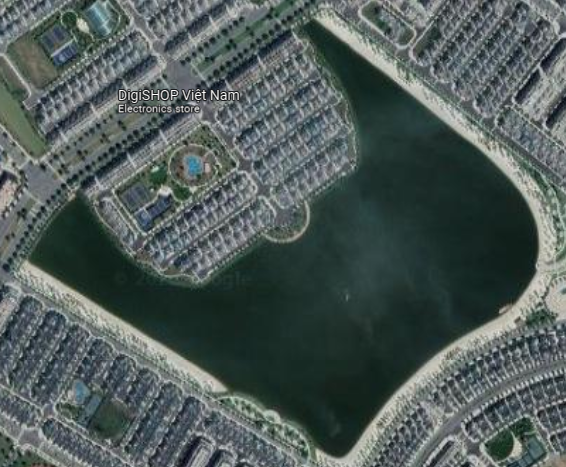
#> input picture img/lake/1.png, 566 x 467 px
$ jupyter execute --allow-errors mean_rgb_list_to_df.ipynb
#> lines starting #> are read from the running program, lines starting #| are printed output that depends on the picture
[cell 1]
import matplotlib.pyplot as plt
import numpy as np
import cv2
from sklearn.cluster import KMeans


class MyImage:
    def __init__(self, img_path):
#> called with img_path = './img/lake/1.png'
        self.img_path = img_path
        self.img = cv2.imread(img_path)
#> self.img is the input picture: shape (467, 566, 3); mean B, G, R 89, 91.3, 79.6
#| (467, 566, 3)
    def get_shape(self, img):
        return img.shape
    def show(self, img):
        img = cv2.cvtColor(img, cv2.COLOR_BGR2RGB)
        plt.imshow(img)
    def rbg_to_hex(arr):
        return "#{:02x}{:02x}{:02x}".format(int(arr[0]), int(arr[1]), int(arr[2]))
    def get_resized_img(self, img, new_height, new_width):
#> called with new_height = 100, new_width = 100
        resized_img = cv2.resize(img, (new_height, new_width), interpolation = cv2.INTER_AREA)
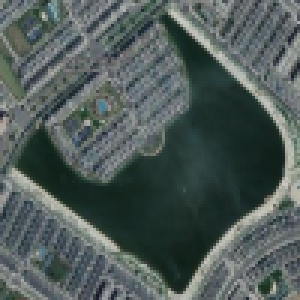
#> resized_img: shape (100, 100, 3) (shown 3 times larger); mean B, G, R 89, 91.3, 79.6
        self.resized_img = resized_img
        return resized_img
    def get_reshaped_img(self, img):
        reshaped_img = img.reshape(img.shape[0]*img.shape[1], 3)
        self.reshaped_img = reshaped_img
        return reshaped_img


class ColorDetection:
    def get_kmeans_clf(self, reshaped_img, number_of_colors=3):
        """reshaped_img must be of 2 dim"""
        clf = KMeans(n_clusters = number_of_colors)
        self.labels = clf.fit_predict(reshaped_img)
        return clf
    def get_best_number_of_neighbors(self, max_neighbors, reshaped_img):
#> called with max_neighbors = 10, reshaped_img = array of shape (10000, 3)
        inertia_list = []
        for i in range(1, max_neighbors+1):
            clf = KMeans(n_clusters=max_neighbors)
            clf.fit(reshaped_img)
            inertia_list.append(clf.inertia_)
#> after the loop, inertia_list = [902657, 909096.3, 897138.8, 905031.8, 909438.4, 899540.1, 899092.6, 896144.8, 893937.9, 894138.2]
        best_number_of_neighbors = inertia_list.index(min(inertia_list)) + 1
#> best_number_of_neighbors = 9
        return best_number_of_neighbors
    def get_best_kmeans_clf(self, reshaped_img, max_number_of_colors=10):
        """reshaped_img must be of 2 dim"""
        best_number_of_neighbors = self.get_best_number_of_neighbors(max_number_of_colors, reshaped_img)
#> best_number_of_neighbors = 9
        clf = KMeans(n_clusters=best_number_of_neighbors)
        self.labels = clf.fit_predict(reshaped_img)
#> self.labels = 10000 values, max 8 at index 0, min 0 at index 2, mean 4.36
        return clf
    def get_color_cluster_centers(self, clf):
        """clf = KMeans classifier"""
        cluster_centers = clf.cluster_centers_ # https://jakevdp.github.io/PythonDataScienceHandbook/05.11-k-means.html
        return cluster_centers
    def show_palette(self, rgb_arr_list):
        """rgb_arr_list = cluster_centers here"""
        scaled_colours = [[color / 255 for color in row] for row in rgb_arr_list]
        fig, ax = plt.subplots(figsize=(6, 6))
        ax.axis(xmin=0, xmax=len(scaled_colours))
        ax.tick_params(left=False, labelleft=False, bottom=False, labelbottom=False)
        for index, colour in enumerate(scaled_colours):
            ax.axvspan(index, index + 1, color=colour)
    # [44 lines left out: functions get_mean_center, image_to_rgb_mean, image_to_best_rgb_mean, image_to_rgb_list, not called in this run]


def image_to_rgb(MyImage, ColorDetection, img_path, number_of_colors=3, ret='list', palette=0, max_number_of_colors=10):
    if ret == 'list':
        mim = MyImage(img_path)
        print(mim.get_shape(mim.img))
        resized_img = mim.get_resized_img(mim.img, new_height=100, new_width=100)
        reshaped_img = mim.get_reshaped_img(resized_img)

        cd = ColorDetection()
        clf = cd.get_kmeans_clf(reshaped_img, number_of_colors=number_of_colors)
        cluster_centers = cd.get_color_cluster_centers(clf)
        if palette:
            cd.show_palette(cluster_centers)
        return cluster_centers
    if ret == 'mean':
        mim = MyImage(img_path)
        print(mim.get_shape(mim.img))
        resized_img = mim.get_resized_img(mim.img, new_height=100, new_width=100)
        reshaped_img = mim.get_reshaped_img(resized_img)

        cd = ColorDetection()
        clf = cd.get_kmeans_clf(reshaped_img, number_of_colors=number_of_colors)
        cluster_centers = cd.get_color_cluster_centers(clf)
        mean_center = sum(cluster_centers)/len(cluster_centers)
        if palette:
            cd.show_palette([mean_center])
        return mean_center
    if ret == 'best_mean':
        mim = MyImage(img_path)
        print(mim.get_shape(mim.img))
        resized_img = mim.get_resized_img(mim.img, new_height=100, new_width=100)
        reshaped_img = mim.get_reshaped_img(resized_img)

        cd = ColorDetection()
        clf = cd.get_best_kmeans_clf(reshaped_img, max_number_of_colors=max_number_of_colors)
        cluster_centers = cd.get_color_cluster_centers(clf)
#> cluster_centers = [[102.7, 103, 93.82], [52.11, 55.65, 37.81], [148.8, 152.9, 146.9], [171.7, 180.9, 178.4], [116.9, 116.9, 108.4], [71.35, 71.91, 59.09], [88.13, 87.86, 77.23], [35.43, 40.74, 23.3], [131.7, 132.5, 125.1]]
        mean_center = sum(cluster_centers)/len(cluster_centers)
#> mean_center = [102.1, 104.7, 94.45]
        if palette:
            cd.show_palette([mean_center])
#> in show_palette, `scaled_colours = [[color / 255 for color in row] for row in rgb_arr_li..`: scaled_colours = [[0.4, 0.411, 0.37]]
#> the loop in show_palette, `for index, colour in enumerate(scaled_colours):` made 1 pass
        return mean_center


""" Testing """
img_path = './img/lake/1.png'

# image_to_rgb(MyImage, ColorDetection, img_path, number_of_colors=5, ret='list', palette=1)
image_to_rgb(MyImage, ColorDetection, img_path, ret='best_mean', max_number_of_colors=10, palette=1)
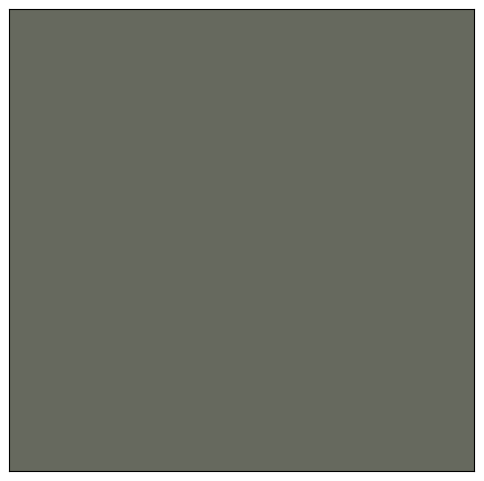
#> figure drawn by matplotlib, 1 panel

[cell 2]
""" Rename Image Files """
import os
import unidecode
def normalize_file_name(cwd):
#> called with cwd = './img/clipped/lake/'
    file_list = os.listdir(cwd)
    for i, file in enumerate(file_list):
        file_name = unidecode.unidecode(file)
        file_name = file_name.replace(' ', '_')
        file_name = file_name.replace('-', '')
        # print(file_name, file_list[i])
        os.rename(cwd + file_list[i], cwd + file_name)
normalize_file_name('./img/clipped/lake/')
#> (the call stopped at in normalize_file_name, `file_name = unidecode.unidecode(file)`: unidecode is not available in this run)
#> (the rest of this cell did not finish here and is left out)


[cell 3]
import glob
import unidecode
from pathlib import Path


""" Multiple Images To RGB list """
lake = '.\\img\\full\\lake\\*.png'
lakes = glob.glob(lake, recursive=False)
rgb_list = []
for l in lakes:
    try:
        rgb = image_to_rgb(MyImage, ColorDetection, img_path=str(Path(l)), number_of_colors=5, ret='mean', palette=0)
        rgb_list.append(rgb)
    except:
        print('error: ', l)
#> this loop made 1 pass
#> rgb on pass 1: [88.88, 76.43, 87.83]
#| (756, 663, 3)
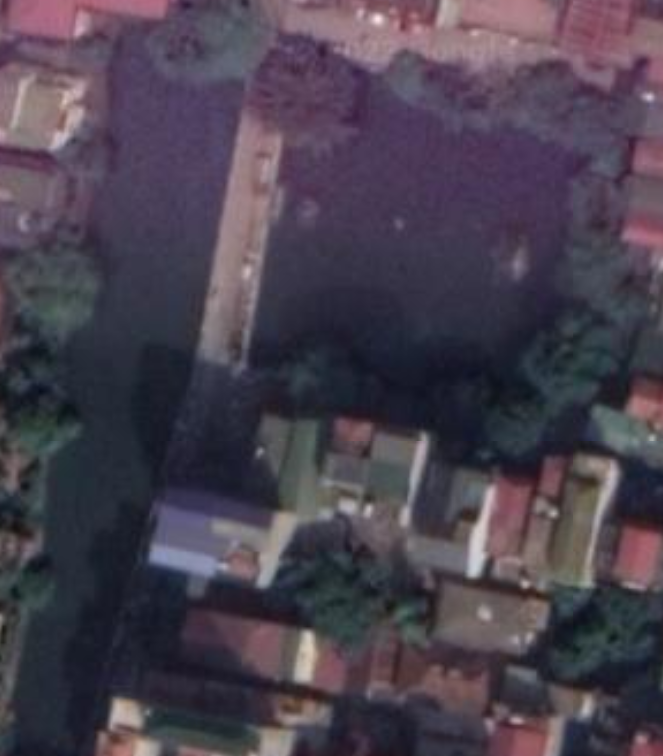
#> input picture img/full/lake/Ho_B52.png, 663 x 756 px
#> pass 1, in get_resized_img (call 2), `resized_img = cv2.resize(img, (new_height, new_width), interpolation =..`:
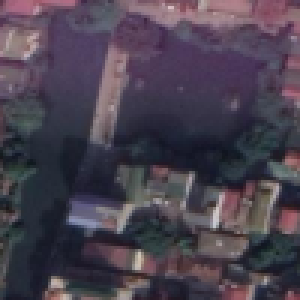
#> resized_img: shape (100, 100, 3) (shown 3 times larger); mean B, G, R 79.2, 65.6, 74
#> after the loop, rgb_list = [[88.88, 76.43, 87.83]]

[cell 4]
rgb_list[:5]
#> Out = [[88.88, 76.43, 87.83]]

[cell 5]
import pandas as pd

df = pd.DataFrame(rgb_list, columns=['r', 'g', 'b'])
#> df = table of 1 rows and 3 columns
df['label'] = 'lake'
df[['r', 'g', 'b']].astype(float)
df[['r', 'g', 'b']].round(2)
df[['label']].astype(str)
df.to_csv(r'./csv/full/lake.csv', index=False, header=True, encoding='utf-8-sig', sep=',', decimal='.')

[cell 6]
""" Multiple Images To RGB list """
regex = './img/full/river/*.png'
files = glob.glob(regex, recursive=False)
river_rgb_list = []
for f in files:
    try:
        rgb = image_to_rgb(MyImage, ColorDetection, img_path=f, number_of_colors=5, ret='mean', palette=0)
        river_rgb_list.append(rgb)
    except:
        print('error: ', f)
#> after the loop, river_rgb_list = []
print(river_rgb_list[:5])

def rgb_list_to_csv(label, rgb_list):
#> called with label = 'river'
    df = pd.DataFrame(rgb_list, columns=['r', 'g', 'b'])
#> df = table of 0 rows and 3 columns
    df['label'] = label
    df[['r', 'g', 'b']].astype(float)
    df[['r', 'g', 'b']].round(2)
    df[['label']].astype(str)
    df.to_csv(f'./csv/full/{label}.csv', index=False, header=True, encoding='utf-8-sig', sep=',', decimal='.')
rgb_list_to_csv(label='river', rgb_list=river_rgb_list)

[cell 7]
regex = './img/full/sea/*.png'
files = glob.glob(regex, recursive=False)
sea_rgb_list = []
for f in files:
    try:
        rgb = image_to_rgb(MyImage, ColorDetection, img_path=f, number_of_colors=5, ret='mean', palette=0)
        sea_rgb_list.append(rgb)
    except:
        print('error: ', f)
#> after the loop, sea_rgb_list = []
print(sea_rgb_list[:5])
rgb_list_to_csv(label='sea', rgb_list=sea_rgb_list)

[cell 8]
df1 = pd.read_csv(r"./csv/full/lake.csv", encoding="utf-8-sig", delimiter=',', thousands=r',', dtype=None, chunksize=None)
df2 = pd.read_csv(r"./csv/full/river.csv", encoding="utf-8-sig", delimiter=',', thousands=r',', dtype=None, chunksize=None)
df3 = pd.read_csv(r"./csv/full/sea.csv", encoding="utf-8-sig", delimiter=',', thousands=r',', dtype=None, chunksize=None)
df_all = pd.concat([df1, df2, df3], axis=0)
labels = {
    "lake": 0, "river": 1, "sea": 2
}
df_all['label_int'] = df_all['label'].map(labels)
df_all[['label_int']].astype(int)
df_all.to_csv(r'./csv/full/all.csv', columns=None, index=False, header=True, encoding='utf-8-sig', sep=',', decimal='.')

[cell 9]
def rgb_list_to_csv2(label, rgb_list):
    df = pd.DataFrame(rgb_list, columns=['r', 'g', 'b'])
    df['label'] = label
    df[['r', 'g', 'b']].astype(float)
    df[['r', 'g', 'b']].round(2)
    df[['label']].astype(str)
    df.to_csv(f'./csv/clipped/{label}.csv', index=False, header=True, encoding='utf-8-sig', sep=',', decimal='.')


regex = './img/clipped/lake/*.png'
files = glob.glob(regex, recursive=False)
rgb_list = []
for f in files:
    try:
        rgb = image_to_rgb(MyImage, ColorDetection, img_path=f, ret='best_mean', max_number_of_colors=10, palette=0)
        rgb_list.append(rgb)
    except:
        print('error: ', f)
#> this loop made 1 pass
#> rgb on pass 1: [100.1, 102.8, 92.32]
#| (467, 566, 3)
#> after the loop, rgb_list = [[100.1, 102.8, 92.32]]

#> (the rest of this cell did not finish here and is left out)

#> in rgb_list_to_csv2, `df = pd.DataFrame(rgb_list, columns=['r', 'g', 'b'])`: df = table of 1 rows and 3 columns

[cell 10]
regex = './img/clipped/river/*.png'
files = glob.glob(regex, recursive=False)
rgb_list = []
for f in files:
    try:
        rgb = image_to_rgb(MyImage, ColorDetection, img_path=f, ret='best_mean', max_number_of_colors=10, palette=0)
        rgb_list.append(rgb)
    except:
        print('error: ', f)
#> after the loop, rgb_list = []

#> (the rest of this cell did not finish here and is left out)


[cell 11]
regex = './img/full/sea/*.png'
files = glob.glob(regex, recursive=False)
rgb_list = []
for f in files:
    try:
        rgb = image_to_rgb(MyImage, ColorDetection, img_path=f, ret='best_mean', max_number_of_colors=10, palette=0)
        rgb_list.append(rgb)
    except:
        print('error: ', f)

#> (the rest of this cell did not finish here and is left out)


#> (a cell that did not finish here is left out)

[cell 13]
print(len(df1.index))
print(len(df2.index))
print(len(df3.index))

[cell 14]
import dill
dill.dump_session('sessions/rgb_list_to_df.pkl')
#> (this line was passed over: dill is not available in this run)

[cell 15]
import dill
dill.load_session('sessions/rgb_list_to_df.pkl')
#> (this line was passed over: dill is not available in this run)
